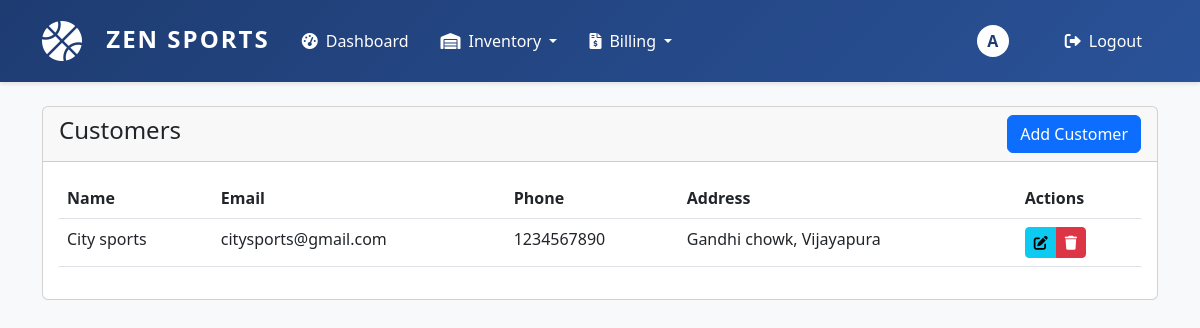
The page /customers/ (signed in) on the database its author committed.
### customers/models.py (models this page shows, shortened)
class Customer(models.Model):
    name = models.CharField(max_length=200)
    email = models.EmailField(unique=True)
    phone = models.CharField(max_length=20)
    address = models.TextField()
    created_at = models.DateTimeField(auto_now_add=True)
    updated_at = models.DateTimeField(auto_now=True)

### customers/views.py (the view)
# urls.py: path('', views.customer_list, name='customer_list'),
@login_required
def customer_list(request):
    customers = Customer.objects.all().order_by('name')
    return render(request, 'customers/customer_list.html', {'customers': customers})

### templates/customers/customer_list.html (shortened to what this page needs)
{% extends 'base.html' %}
{% block content %}
<div class="card">
    <div class="card-header d-flex justify-content-between align-items-center">
        <h4>Customers</h4>
        <a href="{% url 'customers:customer_create' %}" class="btn btn-primary">Add Customer</a>
    </div>
    <div class="card-body">
        <div class="table-responsive">
            <table class="table">
                <thead>
                    <tr>
                        <th>Name</th>
                        <th>Email</th>
                        <th>Phone</th>
                        <th>Address</th>
                        <th>Actions</th>
                    </tr>
                </thead>
                <tbody>
                    {% for customer in customers %}
                    <tr>
                        <td>{{ customer.name }}</td>
                        <td>{{ customer.email }}</td>
                        <td>{{ customer.phone }}</td>
                        <td>{{ customer.address }}</td>
                        <td>
                            <div class="btn-group">
                                <a href="{% url 'customers:customer_detail' customer.pk %}" class="btn btn-sm btn-info">
                                    <i class="fas fa-edit"></i>
                                </a>
                                <button type="button" class="btn btn-sm btn-danger"
                                        onclick="confirmDelete('{% url 'customers:delete_customer' customer.pk %}')">
                                    <i class="fas fa-trash"></i>
                                </button>
                            </div>
                        </td>
                    </tr>
                    {% empty %}
                    <tr>
                        <td colspan="5" class="text-center">No customers found.</td>
                    </tr>
                    {% endfor %}
                </tbody>
            </table>
        </div>
    </div>
</div>
{% endblock %}

### templates/base.html (shortened to what this page needs)
<!DOCTYPE html>
{% load static %}
<html lang="en">
<head>
    <link href="https://cdn.jsdelivr.net/npm/bootstrap@5.3.0/dist/css/bootstrap.min.css" rel="stylesheet">
    <link href="https://cdnjs.cloudflare.com/ajax/libs/font-awesome/6.0.0/css/all.min.css" rel="stylesheet">
    <link rel="stylesheet" href="https://cdn.datatables.net/1.13.6/css/jquery.dataTables.min.css">
</head>
<body>
    <nav class="navbar navbar-expand-lg">
        <div class="container">
            <a class="navbar-brand" href="{% if user.is_authenticated %}{% url 'dashboard' %}{% else %}#{% endif %}">
                <i class="fas fa-basketball-ball" style="font-size:2.5rem; color:white; vertical-align:middle;"></i>
                <span style="font-weight:bold; font-size:1.5rem; color:white; margin-left:10px; letter-spacing:2px;">ZEN SPORTS</span>
            </a>
            {% if user.is_authenticated %}
            <div class="collapse navbar-collapse" id="navbarNav">
                <ul class="navbar-nav me-auto">
                    <li class="nav-item">
                        <a class="nav-link {% if request.resolver_match.url_name == 'dashboard' %}active{% endif %}" href="{% url 'dashboard' %}">
                            <i class="fas fa-tachometer-alt"></i>Dashboard
                        </a>
                    </li>
                    <li class="nav-item dropdown">
                        <a class="nav-link dropdown-toggle" href="#" id="inventoryDropdown" role="button" data-bs-toggle="dropdown">
                            <i class="fas fa-warehouse"></i>Inventory
                        </a>
                    </li>
                    <li class="nav-item dropdown">
                        <a class="nav-link dropdown-toggle" href="#" id="billingDropdown" role="button" data-bs-toggle="dropdown">
                            <i class="fas fa-file-invoice-dollar"></i>Billing
                        </a>
                    </li>
                </ul>
                <div class="user-menu">
                    <a href="{% url 'users:profile' %}" class="nav-link p-0">
                        <span class="user-avatar">{{ request.user.username|first|upper }}</span>
                    </a>
                    <a class="nav-link" href="{% url 'logout' %}">
                        <i class="fas fa-sign-out-alt"></i>Logout
                    </a>
                </div>
            </div>
            {% endif %}
        </div>
    </nav>
    <div class="container mt-4">
        {% block content %}{% endblock %}
    </div>
</body>
</html>

### templates/base.html (style rules this page uses)
:root { --primary-color: #1e3c72; --secondary-color: #2a5298; }
body { background-color: #f8f9fa; }
.navbar { background: linear-gradient(135deg, var(--primary-color) 0%, var(--secondary-color) 100%); padding: 1rem 0; box-shadow: 0 2px 4px rgba(0, 0, 0, 0.1); }
.navbar-brand { color: white !important; font-weight: bold; font-size: 1.5rem; }
.navbar-brand i { margin-right: 0.5rem; }
.nav-link { color: #fff !important; padding: 0.5rem 1rem !important; border-radius: 5px; transition: all 0.3s ease; }
.nav-link i { margin-right: 0.5rem; }
.user-menu { display: flex; align-items: center; gap: 1rem; }
.user-menu .nav-link { display: flex; align-items: center; }
.user-avatar { width: 32px; height: 32px; border-radius: 50%; background-color: white; display: flex; align-items: center; justify-content: center; color: var(--primary-color); font-weight: bold; margin-right: 0.5rem; transition: all 0.3s ease; cursor: pointer; }

### rows shown on the page
Customer: name "City sports", email "citysports@gmail.com", phone "1234567890", address "Gandhi chowk, Vijayapura"

### other values the page prints
{{ request.user.username|first|upper }} "A"
